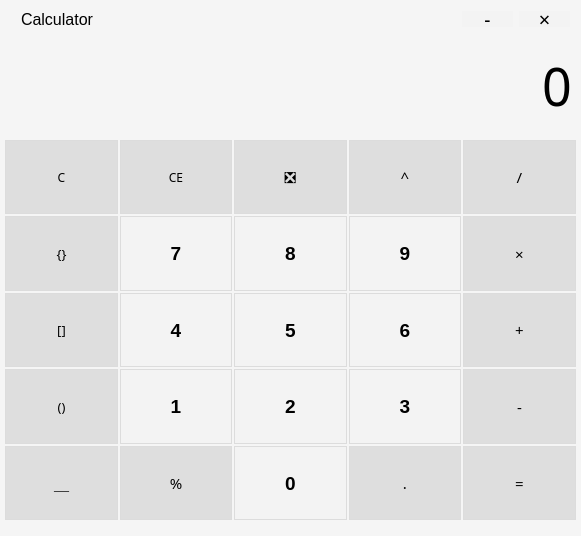
<?xml version="1.0" encoding="UTF-8"?>
<ui version="4.0">
 <class>MainWindow</class>
 <widget class="QMainWindow" name="MainWindow">
  <property name="windowModality">
   <enum>Qt::ApplicationModal</enum>
  </property>
  <property name="geometry">
   <rect>
    <x>0</x>
    <y>0</y>
    <width>581</width>
    <height>536</height>
   </rect>
  </property>
  <property name="minimumSize">
   <size>
    <width>581</width>
    <height>536</height>
   </size>
  </property>
  <property name="maximumSize">
   <size>
    <width>581</width>
    <height>536</height>
   </size>
  </property>
  <property name="palette">
   <palette>
    <active>
     <colorrole role="Button">
      <brush brushstyle="SolidPattern">
       <color alpha="255">
        <red>245</red>
        <green>245</green>
        <blue>245</blue>
       </color>
      </brush>
     </colorrole>
     <colorrole role="Base">
      <brush brushstyle="SolidPattern">
       <color alpha="255">
        <red>245</red>
        <green>245</green>
        <blue>245</blue>
       </color>
      </brush>
     </colorrole>
     <colorrole role="Window">
      <brush brushstyle="SolidPattern">
       <color alpha="255">
        <red>245</red>
        <green>245</green>
        <blue>245</blue>
       </color>
      </brush>
     </colorrole>
    </active>
    <inactive>
     <colorrole role="Button">
      <brush brushstyle="SolidPattern">
       <color alpha="255">
        <red>245</red>
        <green>245</green>
        <blue>245</blue>
       </color>
      </brush>
     </colorrole>
     <colorrole role="Base">
      <brush brushstyle="SolidPattern">
       <color alpha="255">
        <red>245</red>
        <green>245</green>
        <blue>245</blue>
       </color>
      </brush>
     </colorrole>
     <colorrole role="Window">
      <brush brushstyle="SolidPattern">
       <color alpha="255">
        <red>245</red>
        <green>245</green>
        <blue>245</blue>
       </color>
      </brush>
     </colorrole>
    </inactive>
    <disabled>
     <colorrole role="Button">
      <brush brushstyle="SolidPattern">
       <color alpha="255">
        <red>245</red>
        <green>245</green>
        <blue>245</blue>
       </color>
      </brush>
     </colorrole>
     <colorrole role="Base">
      <brush brushstyle="SolidPattern">
       <color alpha="255">
        <red>245</red>
        <green>245</green>
        <blue>245</blue>
       </color>
      </brush>
     </colorrole>
     <colorrole role="Window">
      <brush brushstyle="SolidPattern">
       <color alpha="255">
        <red>245</red>
        <green>245</green>
        <blue>245</blue>
       </color>
      </brush>
     </colorrole>
    </disabled>
   </palette>
  </property>
  <property name="font">
   <font>
    <pointsize>10</pointsize>
   </font>
  </property>
  <property name="mouseTracking">
   <bool>true</bool>
  </property>
  <property name="contextMenuPolicy">
   <enum>Qt::DefaultContextMenu</enum>
  </property>
  <property name="acceptDrops">
   <bool>true</bool>
  </property>
  <property name="windowTitle">
   <string/>
  </property>
  <property name="windowOpacity">
   <double>0.870000000000000</double>
  </property>
  <property name="layoutDirection">
   <enum>Qt::LeftToRight</enum>
  </property>
  <property name="styleSheet">
   <string notr="true">background:rgb(245,245,245);</string>
  </property>
  <property name="iconSize">
   <size>
    <width>0</width>
    <height>0</height>
   </size>
  </property>
  <property name="toolButtonStyle">
   <enum>Qt::ToolButtonTextOnly</enum>
  </property>
  <property name="dockOptions">
   <set>QMainWindow::AllowTabbedDocks|QMainWindow::AnimatedDocks</set>
  </property>
  <widget class="QWidget" name="MainWidget">
   <property name="focusPolicy">
    <enum>Qt::NoFocus</enum>
   </property>
   <property name="contextMenuPolicy">
    <enum>Qt::DefaultContextMenu</enum>
   </property>
   <property name="layoutDirection">
    <enum>Qt::LeftToRight</enum>
   </property>
   <property name="styleSheet">
    <string notr="true"/>
   </property>
   <widget class="QWidget" name="gridLayoutWidget">
    <property name="geometry">
     <rect>
      <x>0</x>
      <y>140</y>
      <width>581</width>
      <height>391</height>
     </rect>
    </property>
    <property name="focusPolicy">
     <enum>Qt::StrongFocus</enum>
    </property>
    <layout class="QGridLayout" name="keyboard">
     <property name="sizeConstraint">
      <enum>QLayout::SetDefaultConstraint</enum>
     </property>
     <property name="leftMargin">
      <number>5</number>
     </property>
     <property name="topMargin">
      <number>0</number>
     </property>
     <property name="rightMargin">
      <number>5</number>
     </property>
     <property name="spacing">
      <number>2</number>
     </property>
     <item row="1" column="3">
      <widget class="QPushButton" name="num9">
       <property name="sizePolicy">
        <sizepolicy hsizetype="Expanding" vsizetype="Expanding">
         <horstretch>0</horstretch>
         <verstretch>0</verstretch>
        </sizepolicy>
       </property>
       <property name="minimumSize">
        <size>
         <width>0</width>
         <height>0</height>
        </size>
       </property>
       <property name="font">
        <font>
         <family>Nirmala UI</family>
         <pointsize>14</pointsize>
         <weight>75</weight>
         <bold>true</bold>
        </font>
       </property>
       <property name="focusPolicy">
        <enum>Qt::StrongFocus</enum>
       </property>
       <property name="styleSheet">
        <string notr="true">border:1px groove rgb(220,220,220);
background-color:rgb(243,243,243);</string>
       </property>
       <property name="text">
        <string>9</string>
       </property>
      </widget>
     </item>
     <item row="0" column="3">
      <widget class="QPushButton" name="pow">
       <property name="sizePolicy">
        <sizepolicy hsizetype="Expanding" vsizetype="Expanding">
         <horstretch>0</horstretch>
         <verstretch>0</verstretch>
        </sizepolicy>
       </property>
       <property name="minimumSize">
        <size>
         <width>0</width>
         <height>0</height>
        </size>
       </property>
       <property name="baseSize">
        <size>
         <width>0</width>
         <height>0</height>
        </size>
       </property>
       <property name="font">
        <font>
         <family>微软雅黑</family>
         <pointsize>11</pointsize>
         <weight>50</weight>
         <bold>false</bold>
        </font>
       </property>
       <property name="focusPolicy">
        <enum>Qt::StrongFocus</enum>
       </property>
       <property name="toolTip">
        <string/>
       </property>
       <property name="autoFillBackground">
        <bool>false</bool>
       </property>
       <property name="styleSheet">
        <string notr="true">border:1px groove rgb(220,220,220);
background-color:rgb(222,222,222);</string>
       </property>
       <property name="text">
        <string>^</string>
       </property>
      </widget>
     </item>
     <item row="3" column="1">
      <widget class="QPushButton" name="num1">
       <property name="sizePolicy">
        <sizepolicy hsizetype="Expanding" vsizetype="Expanding">
         <horstretch>0</horstretch>
         <verstretch>0</verstretch>
        </sizepolicy>
       </property>
       <property name="minimumSize">
        <size>
         <width>0</width>
         <height>0</height>
        </size>
       </property>
       <property name="font">
        <font>
         <family>Nirmala UI</family>
         <pointsize>14</pointsize>
         <weight>75</weight>
         <bold>true</bold>
        </font>
       </property>
       <property name="focusPolicy">
        <enum>Qt::StrongFocus</enum>
       </property>
       <property name="styleSheet">
        <string notr="true">border:1px groove rgb(220,220,220);

background-color:rgb(243,243,243);</string>
       </property>
       <property name="text">
        <string>1</string>
       </property>
      </widget>
     </item>
     <item row="4" column="3">
      <widget class="QPushButton" name="dot">
       <property name="sizePolicy">
        <sizepolicy hsizetype="Expanding" vsizetype="Expanding">
         <horstretch>0</horstretch>
         <verstretch>0</verstretch>
        </sizepolicy>
       </property>
       <property name="minimumSize">
        <size>
         <width>0</width>
         <height>0</height>
        </size>
       </property>
       <property name="baseSize">
        <size>
         <width>0</width>
         <height>0</height>
        </size>
       </property>
       <property name="font">
        <font>
         <family>微软雅黑</family>
         <pointsize>11</pointsize>
         <weight>50</weight>
         <bold>false</bold>
        </font>
       </property>
       <property name="focusPolicy">
        <enum>Qt::StrongFocus</enum>
       </property>
       <property name="toolTip">
        <string/>
       </property>
       <property name="autoFillBackground">
        <bool>false</bool>
       </property>
       <property name="styleSheet">
        <string notr="true">border:1px groove rgb(220,220,220);
background-color:rgb(222,222,222);</string>
       </property>
       <property name="text">
        <string>.</string>
       </property>
      </widget>
     </item>
     <item row="0" column="4">
      <widget class="QPushButton" name="divide">
       <property name="sizePolicy">
        <sizepolicy hsizetype="Expanding" vsizetype="Expanding">
         <horstretch>0</horstretch>
         <verstretch>0</verstretch>
        </sizepolicy>
       </property>
       <property name="minimumSize">
        <size>
         <width>0</width>
         <height>0</height>
        </size>
       </property>
       <property name="baseSize">
        <size>
         <width>0</width>
         <height>0</height>
        </size>
       </property>
       <property name="font">
        <font>
         <family>微软雅黑</family>
         <pointsize>11</pointsize>
         <weight>50</weight>
         <bold>false</bold>
        </font>
       </property>
       <property name="focusPolicy">
        <enum>Qt::StrongFocus</enum>
       </property>
       <property name="toolTip">
        <string/>
       </property>
       <property name="autoFillBackground">
        <bool>false</bool>
       </property>
       <property name="styleSheet">
        <string notr="true">border:1px groove rgb(220,220,220);
background-color:rgb(222,222,222);</string>
       </property>
       <property name="text">
        <string>/</string>
       </property>
      </widget>
     </item>
     <item row="2" column="3">
      <widget class="QPushButton" name="num6">
       <property name="sizePolicy">
        <sizepolicy hsizetype="Expanding" vsizetype="Expanding">
         <horstretch>0</horstretch>
         <verstretch>0</verstretch>
        </sizepolicy>
       </property>
       <property name="minimumSize">
        <size>
         <width>0</width>
         <height>0</height>
        </size>
       </property>
       <property name="font">
        <font>
         <family>Nirmala UI</family>
         <pointsize>14</pointsize>
         <weight>75</weight>
         <bold>true</bold>
        </font>
       </property>
       <property name="focusPolicy">
        <enum>Qt::StrongFocus</enum>
       </property>
       <property name="styleSheet">
        <string notr="true">border:1px groove rgb(220,220,220);

background-color:rgb(243,243,243);</string>
       </property>
       <property name="text">
        <string>6</string>
       </property>
      </widget>
     </item>
     <item row="1" column="1">
      <widget class="QPushButton" name="num7">
       <property name="sizePolicy">
        <sizepolicy hsizetype="Expanding" vsizetype="Expanding">
         <horstretch>0</horstretch>
         <verstretch>0</verstretch>
        </sizepolicy>
       </property>
       <property name="minimumSize">
        <size>
         <width>0</width>
         <height>0</height>
        </size>
       </property>
       <property name="font">
        <font>
         <family>Nirmala UI</family>
         <pointsize>14</pointsize>
         <weight>75</weight>
         <bold>true</bold>
        </font>
       </property>
       <property name="focusPolicy">
        <enum>Qt::ClickFocus</enum>
       </property>
       <property name="styleSheet">
        <string notr="true">border:1px groove rgb(220,220,220);
background-color:rgb(243,243,243);</string>
       </property>
       <property name="text">
        <string>7</string>
       </property>
      </widget>
     </item>
     <item row="0" column="2">
      <widget class="QPushButton" name="backspace">
       <property name="sizePolicy">
        <sizepolicy hsizetype="Expanding" vsizetype="Expanding">
         <horstretch>0</horstretch>
         <verstretch>0</verstretch>
        </sizepolicy>
       </property>
       <property name="minimumSize">
        <size>
         <width>0</width>
         <height>0</height>
        </size>
       </property>
       <property name="baseSize">
        <size>
         <width>0</width>
         <height>0</height>
        </size>
       </property>
       <property name="font">
        <font>
         <family>微软雅黑</family>
         <pointsize>11</pointsize>
         <weight>50</weight>
         <bold>false</bold>
        </font>
       </property>
       <property name="focusPolicy">
        <enum>Qt::StrongFocus</enum>
       </property>
       <property name="toolTip">
        <string/>
       </property>
       <property name="autoFillBackground">
        <bool>false</bool>
       </property>
       <property name="styleSheet">
        <string notr="true">border:1px groove rgb(220,220,220);
background-color:rgb(222,222,222);</string>
       </property>
       <property name="text">
        <string>❎</string>
       </property>
      </widget>
     </item>
     <item row="3" column="3">
      <widget class="QPushButton" name="num3">
       <property name="sizePolicy">
        <sizepolicy hsizetype="Expanding" vsizetype="Expanding">
         <horstretch>0</horstretch>
         <verstretch>0</verstretch>
        </sizepolicy>
       </property>
       <property name="minimumSize">
        <size>
         <width>0</width>
         <height>0</height>
        </size>
       </property>
       <property name="font">
        <font>
         <family>Nirmala UI</family>
         <pointsize>14</pointsize>
         <weight>75</weight>
         <bold>true</bold>
        </font>
       </property>
       <property name="focusPolicy">
        <enum>Qt::StrongFocus</enum>
       </property>
       <property name="styleSheet">
        <string notr="true">border:1px groove rgb(220,220,220);

background-color:rgb(243,243,243);</string>
       </property>
       <property name="text">
        <string>3</string>
       </property>
      </widget>
     </item>
     <item row="2" column="2">
      <widget class="QPushButton" name="num5">
       <property name="sizePolicy">
        <sizepolicy hsizetype="Expanding" vsizetype="Expanding">
         <horstretch>0</horstretch>
         <verstretch>0</verstretch>
        </sizepolicy>
       </property>
       <property name="minimumSize">
        <size>
         <width>0</width>
         <height>0</height>
        </size>
       </property>
       <property name="font">
        <font>
         <family>Nirmala UI</family>
         <pointsize>14</pointsize>
         <weight>75</weight>
         <bold>true</bold>
        </font>
       </property>
       <property name="focusPolicy">
        <enum>Qt::StrongFocus</enum>
       </property>
       <property name="styleSheet">
        <string notr="true">border:1px groove rgb(220,220,220);

background-color:rgb(243,243,243);</string>
       </property>
       <property name="text">
        <string>5</string>
       </property>
      </widget>
     </item>
     <item row="4" column="4">
      <widget class="QPushButton" name="equal">
       <property name="sizePolicy">
        <sizepolicy hsizetype="Expanding" vsizetype="Expanding">
         <horstretch>0</horstretch>
         <verstretch>0</verstretch>
        </sizepolicy>
       </property>
       <property name="minimumSize">
        <size>
         <width>0</width>
         <height>0</height>
        </size>
       </property>
       <property name="baseSize">
        <size>
         <width>0</width>
         <height>0</height>
        </size>
       </property>
       <property name="font">
        <font>
         <family>微软雅黑</family>
         <pointsize>11</pointsize>
         <weight>50</weight>
         <bold>false</bold>
        </font>
       </property>
       <property name="focusPolicy">
        <enum>Qt::StrongFocus</enum>
       </property>
       <property name="toolTip">
        <string/>
       </property>
       <property name="autoFillBackground">
        <bool>false</bool>
       </property>
       <property name="styleSheet">
        <string notr="true">border:1px groove rgb(220,220,220);
background-color:rgb(222,222,222);</string>
       </property>
       <property name="text">
        <string>=</string>
       </property>
      </widget>
     </item>
     <item row="2" column="1">
      <widget class="QPushButton" name="num4">
       <property name="sizePolicy">
        <sizepolicy hsizetype="Expanding" vsizetype="Expanding">
         <horstretch>0</horstretch>
         <verstretch>0</verstretch>
        </sizepolicy>
       </property>
       <property name="minimumSize">
        <size>
         <width>0</width>
         <height>0</height>
        </size>
       </property>
       <property name="font">
        <font>
         <family>Nirmala UI</family>
         <pointsize>14</pointsize>
         <weight>75</weight>
         <bold>true</bold>
        </font>
       </property>
       <property name="focusPolicy">
        <enum>Qt::StrongFocus</enum>
       </property>
       <property name="styleSheet">
        <string notr="true">border:1px groove rgb(220,220,220);

background-color:rgb(243,243,243);</string>
       </property>
       <property name="text">
        <string>4</string>
       </property>
      </widget>
     </item>
     <item row="3" column="4">
      <widget class="QPushButton" name="minus">
       <property name="sizePolicy">
        <sizepolicy hsizetype="Expanding" vsizetype="Expanding">
         <horstretch>0</horstretch>
         <verstretch>0</verstretch>
        </sizepolicy>
       </property>
       <property name="minimumSize">
        <size>
         <width>0</width>
         <height>0</height>
        </size>
       </property>
       <property name="baseSize">
        <size>
         <width>0</width>
         <height>0</height>
        </size>
       </property>
       <property name="font">
        <font>
         <family>微软雅黑</family>
         <pointsize>11</pointsize>
         <weight>50</weight>
         <bold>false</bold>
        </font>
       </property>
       <property name="focusPolicy">
        <enum>Qt::StrongFocus</enum>
       </property>
       <property name="toolTip">
        <string/>
       </property>
       <property name="autoFillBackground">
        <bool>false</bool>
       </property>
       <property name="styleSheet">
        <string notr="true">border:1px groove rgb(220,220,220);
background-color:rgb(222,222,222);</string>
       </property>
       <property name="text">
        <string>-</string>
       </property>
      </widget>
     </item>
     <item row="2" column="4">
      <widget class="QPushButton" name="plus">
       <property name="sizePolicy">
        <sizepolicy hsizetype="Expanding" vsizetype="Expanding">
         <horstretch>0</horstretch>
         <verstretch>0</verstretch>
        </sizepolicy>
       </property>
       <property name="minimumSize">
        <size>
         <width>0</width>
         <height>0</height>
        </size>
       </property>
       <property name="baseSize">
        <size>
         <width>0</width>
         <height>0</height>
        </size>
       </property>
       <property name="font">
        <font>
         <family>微软雅黑</family>
         <pointsize>11</pointsize>
         <weight>50</weight>
         <bold>false</bold>
        </font>
       </property>
       <property name="focusPolicy">
        <enum>Qt::StrongFocus</enum>
       </property>
       <property name="toolTip">
        <string/>
       </property>
       <property name="autoFillBackground">
        <bool>false</bool>
       </property>
       <property name="styleSheet">
        <string notr="true">border:1px groove rgb(220,220,220);
background-color:rgb(222,222,222);</string>
       </property>
       <property name="text">
        <string>+</string>
       </property>
      </widget>
     </item>
     <item row="3" column="2">
      <widget class="QPushButton" name="num2">
       <property name="sizePolicy">
        <sizepolicy hsizetype="Expanding" vsizetype="Expanding">
         <horstretch>0</horstretch>
         <verstretch>0</verstretch>
        </sizepolicy>
       </property>
       <property name="minimumSize">
        <size>
         <width>0</width>
         <height>0</height>
        </size>
       </property>
       <property name="font">
        <font>
         <family>Nirmala UI</family>
         <pointsize>14</pointsize>
         <weight>75</weight>
         <bold>true</bold>
        </font>
       </property>
       <property name="focusPolicy">
        <enum>Qt::StrongFocus</enum>
       </property>
       <property name="styleSheet">
        <string notr="true">border:1px groove rgb(220,220,220);

background-color:rgb(243,243,243);</string>
       </property>
       <property name="text">
        <string>2</string>
       </property>
      </widget>
     </item>
     <item row="4" column="1">
      <widget class="QPushButton" name="percent">
       <property name="sizePolicy">
        <sizepolicy hsizetype="Expanding" vsizetype="Expanding">
         <horstretch>0</horstretch>
         <verstretch>0</verstretch>
        </sizepolicy>
       </property>
       <property name="minimumSize">
        <size>
         <width>0</width>
         <height>0</height>
        </size>
       </property>
       <property name="baseSize">
        <size>
         <width>0</width>
         <height>0</height>
        </size>
       </property>
       <property name="font">
        <font>
         <family>微软雅黑</family>
         <pointsize>11</pointsize>
         <weight>50</weight>
         <bold>false</bold>
        </font>
       </property>
       <property name="focusPolicy">
        <enum>Qt::StrongFocus</enum>
       </property>
       <property name="toolTip">
        <string/>
       </property>
       <property name="autoFillBackground">
        <bool>false</bool>
       </property>
       <property name="styleSheet">
        <string notr="true">border:1px groove rgb(220,220,220);
background-color:rgb(222,222,222);</string>
       </property>
       <property name="text">
        <string>%</string>
       </property>
      </widget>
     </item>
     <item row="1" column="2">
      <widget class="QPushButton" name="num8">
       <property name="sizePolicy">
        <sizepolicy hsizetype="Expanding" vsizetype="Expanding">
         <horstretch>0</horstretch>
         <verstretch>0</verstretch>
        </sizepolicy>
       </property>
       <property name="minimumSize">
        <size>
         <width>0</width>
         <height>0</height>
        </size>
       </property>
       <property name="font">
        <font>
         <family>Nirmala UI</family>
         <pointsize>14</pointsize>
         <weight>75</weight>
         <bold>true</bold>
        </font>
       </property>
       <property name="focusPolicy">
        <enum>Qt::StrongFocus</enum>
       </property>
       <property name="styleSheet">
        <string notr="true">border:1px groove rgb(220,220,220);

background-color:rgb(243,243,243);</string>
       </property>
       <property name="text">
        <string>8</string>
       </property>
      </widget>
     </item>
     <item row="4" column="2">
      <widget class="QPushButton" name="num0">
       <property name="enabled">
        <bool>true</bool>
       </property>
       <property name="sizePolicy">
        <sizepolicy hsizetype="Expanding" vsizetype="Expanding">
         <horstretch>0</horstretch>
         <verstretch>0</verstretch>
        </sizepolicy>
       </property>
       <property name="minimumSize">
        <size>
         <width>0</width>
         <height>0</height>
        </size>
       </property>
       <property name="font">
        <font>
         <family>Nirmala UI</family>
         <pointsize>14</pointsize>
         <weight>75</weight>
         <bold>true</bold>
        </font>
       </property>
       <property name="focusPolicy">
        <enum>Qt::StrongFocus</enum>
       </property>
       <property name="styleSheet">
        <string notr="true">border:1px groove rgb(220,220,220);

background-color:rgb(243,243,243);</string>
       </property>
       <property name="text">
        <string>0</string>
       </property>
      </widget>
     </item>
     <item row="1" column="4">
      <widget class="QPushButton" name="mutiply">
       <property name="sizePolicy">
        <sizepolicy hsizetype="Expanding" vsizetype="Expanding">
         <horstretch>0</horstretch>
         <verstretch>0</verstretch>
        </sizepolicy>
       </property>
       <property name="minimumSize">
        <size>
         <width>0</width>
         <height>0</height>
        </size>
       </property>
       <property name="baseSize">
        <size>
         <width>0</width>
         <height>0</height>
        </size>
       </property>
       <property name="font">
        <font>
         <family>微软雅黑</family>
         <pointsize>11</pointsize>
         <weight>50</weight>
         <bold>false</bold>
        </font>
       </property>
       <property name="focusPolicy">
        <enum>Qt::StrongFocus</enum>
       </property>
       <property name="toolTip">
        <string/>
       </property>
       <property name="autoFillBackground">
        <bool>false</bool>
       </property>
       <property name="styleSheet">
        <string notr="true">border:1px groove rgb(220,220,220);
background-color:rgb(222,222,222);</string>
       </property>
       <property name="text">
        <string>×</string>
       </property>
      </widget>
     </item>
     <item row="4" column="0">
      <widget class="QPushButton" name="blank">
       <property name="sizePolicy">
        <sizepolicy hsizetype="Expanding" vsizetype="Expanding">
         <horstretch>0</horstretch>
         <verstretch>0</verstretch>
        </sizepolicy>
       </property>
       <property name="minimumSize">
        <size>
         <width>0</width>
         <height>0</height>
        </size>
       </property>
       <property name="baseSize">
        <size>
         <width>0</width>
         <height>0</height>
        </size>
       </property>
       <property name="font">
        <font>
         <family>Rockwell</family>
         <pointsize>11</pointsize>
         <weight>50</weight>
         <bold>false</bold>
        </font>
       </property>
       <property name="focusPolicy">
        <enum>Qt::StrongFocus</enum>
       </property>
       <property name="toolTip">
        <string/>
       </property>
       <property name="autoFillBackground">
        <bool>false</bool>
       </property>
       <property name="styleSheet">
        <string notr="true">border:1px groove rgb(220,220,220);
background-color:rgb(222,222,222);</string>
       </property>
       <property name="text">
        <string>＿</string>
       </property>
      </widget>
     </item>
     <item row="1" column="0">
      <widget class="QPushButton" name="brace">
       <property name="sizePolicy">
        <sizepolicy hsizetype="Expanding" vsizetype="Expanding">
         <horstretch>0</horstretch>
         <verstretch>0</verstretch>
        </sizepolicy>
       </property>
       <property name="minimumSize">
        <size>
         <width>0</width>
         <height>0</height>
        </size>
       </property>
       <property name="baseSize">
        <size>
         <width>0</width>
         <height>0</height>
        </size>
       </property>
       <property name="font">
        <font>
         <family>微软雅黑</family>
         <pointsize>10</pointsize>
         <weight>50</weight>
         <bold>false</bold>
        </font>
       </property>
       <property name="focusPolicy">
        <enum>Qt::StrongFocus</enum>
       </property>
       <property name="toolTip">
        <string/>
       </property>
       <property name="autoFillBackground">
        <bool>false</bool>
       </property>
       <property name="styleSheet">
        <string notr="true">border:1px groove rgb(220,220,220);
background-color:rgb(222,222,222);</string>
       </property>
       <property name="text">
        <string>{}</string>
       </property>
      </widget>
     </item>
     <item row="0" column="0">
      <widget class="QPushButton" name="C">
       <property name="sizePolicy">
        <sizepolicy hsizetype="Expanding" vsizetype="Expanding">
         <horstretch>0</horstretch>
         <verstretch>0</verstretch>
        </sizepolicy>
       </property>
       <property name="minimumSize">
        <size>
         <width>0</width>
         <height>0</height>
        </size>
       </property>
       <property name="baseSize">
        <size>
         <width>0</width>
         <height>0</height>
        </size>
       </property>
       <property name="font">
        <font>
         <family>微软雅黑</family>
         <pointsize>9</pointsize>
         <weight>50</weight>
         <bold>false</bold>
        </font>
       </property>
       <property name="focusPolicy">
        <enum>Qt::StrongFocus</enum>
       </property>
       <property name="toolTip">
        <string/>
       </property>
       <property name="autoFillBackground">
        <bool>false</bool>
       </property>
       <property name="styleSheet">
        <string notr="true">border:1px groove rgb(220,220,220);
background-color:rgb(222,222,222);</string>
       </property>
       <property name="text">
        <string>C</string>
       </property>
      </widget>
     </item>
     <item row="0" column="1">
      <widget class="QPushButton" name="CE">
       <property name="sizePolicy">
        <sizepolicy hsizetype="Expanding" vsizetype="Expanding">
         <horstretch>0</horstretch>
         <verstretch>0</verstretch>
        </sizepolicy>
       </property>
       <property name="minimumSize">
        <size>
         <width>0</width>
         <height>0</height>
        </size>
       </property>
       <property name="baseSize">
        <size>
         <width>0</width>
         <height>0</height>
        </size>
       </property>
       <property name="font">
        <font>
         <family>微软雅黑</family>
         <pointsize>9</pointsize>
         <weight>50</weight>
         <bold>false</bold>
        </font>
       </property>
       <property name="focusPolicy">
        <enum>Qt::StrongFocus</enum>
       </property>
       <property name="toolTip">
        <string/>
       </property>
       <property name="autoFillBackground">
        <bool>false</bool>
       </property>
       <property name="styleSheet">
        <string notr="true">border:1px groove rgb(220,220,220);
background-color:rgb(222,222,222);</string>
       </property>
       <property name="text">
        <string>CE</string>
       </property>
      </widget>
     </item>
     <item row="2" column="0">
      <widget class="QPushButton" name="bracket">
       <property name="sizePolicy">
        <sizepolicy hsizetype="Expanding" vsizetype="Expanding">
         <horstretch>0</horstretch>
         <verstretch>0</verstretch>
        </sizepolicy>
       </property>
       <property name="minimumSize">
        <size>
         <width>0</width>
         <height>0</height>
        </size>
       </property>
       <property name="baseSize">
        <size>
         <width>0</width>
         <height>0</height>
        </size>
       </property>
       <property name="font">
        <font>
         <family>微软雅黑</family>
         <pointsize>10</pointsize>
         <weight>50</weight>
         <bold>false</bold>
        </font>
       </property>
       <property name="focusPolicy">
        <enum>Qt::StrongFocus</enum>
       </property>
       <property name="toolTip">
        <string/>
       </property>
       <property name="autoFillBackground">
        <bool>false</bool>
       </property>
       <property name="styleSheet">
        <string notr="true">border:1px groove rgb(220,220,220);
background-color:rgb(222,222,222);</string>
       </property>
       <property name="text">
        <string>[]</string>
       </property>
      </widget>
     </item>
     <item row="3" column="0">
      <widget class="QPushButton" name="parentheses">
       <property name="sizePolicy">
        <sizepolicy hsizetype="Expanding" vsizetype="Expanding">
         <horstretch>0</horstretch>
         <verstretch>0</verstretch>
        </sizepolicy>
       </property>
       <property name="minimumSize">
        <size>
         <width>0</width>
         <height>0</height>
        </size>
       </property>
       <property name="baseSize">
        <size>
         <width>0</width>
         <height>0</height>
        </size>
       </property>
       <property name="font">
        <font>
         <family>微软雅黑</family>
         <pointsize>10</pointsize>
         <weight>50</weight>
         <bold>false</bold>
        </font>
       </property>
       <property name="focusPolicy">
        <enum>Qt::StrongFocus</enum>
       </property>
       <property name="toolTip">
        <string/>
       </property>
       <property name="autoFillBackground">
        <bool>false</bool>
       </property>
       <property name="styleSheet">
        <string notr="true">border:1px groove rgb(220,220,220);
background-color:rgb(222,222,222);</string>
       </property>
       <property name="text">
        <string>()</string>
       </property>
      </widget>
     </item>
    </layout>
   </widget>
   <widget class="QWidget" name="horizontalLayoutWidget">
    <property name="geometry">
     <rect>
      <x>0</x>
      <y>0</y>
      <width>581</width>
      <height>38</height>
     </rect>
    </property>
    <layout class="QHBoxLayout" name="title">
     <item>
      <spacer name="horizontalSpacer_2">
       <property name="orientation">
        <enum>Qt::Horizontal</enum>
       </property>
       <property name="sizeType">
        <enum>QSizePolicy::Fixed</enum>
       </property>
       <property name="sizeHint" stdset="0">
        <size>
         <width>10</width>
         <height>20</height>
        </size>
       </property>
      </spacer>
     </item>
     <item>
      <widget class="QLabel" name="Calculator">
       <property name="font">
        <font>
         <family>Nirmala UI</family>
         <pointsize>12</pointsize>
        </font>
       </property>
       <property name="text">
        <string>Calculator</string>
       </property>
      </widget>
     </item>
     <item>
      <spacer name="bar">
       <property name="orientation">
        <enum>Qt::Horizontal</enum>
       </property>
       <property name="sizeType">
        <enum>QSizePolicy::Fixed</enum>
       </property>
       <property name="sizeHint" stdset="0">
        <size>
         <width>362</width>
         <height>36</height>
        </size>
       </property>
      </spacer>
     </item>
     <item>
      <widget class="QPushButton" name="minimize">
       <property name="sizePolicy">
        <sizepolicy hsizetype="Fixed" vsizetype="Fixed">
         <horstretch>0</horstretch>
         <verstretch>0</verstretch>
        </sizepolicy>
       </property>
       <property name="maximumSize">
        <size>
         <width>51</width>
         <height>21</height>
        </size>
       </property>
       <property name="font">
        <font>
         <family>OCR A Extended</family>
         <pointsize>14</pointsize>
        </font>
       </property>
       <property name="styleSheet">
        <string notr="true">border:10px  rgb(220,220,220);
background-color:rgb(243,243,243);</string>
       </property>
       <property name="text">
        <string>-</string>
       </property>
      </widget>
     </item>
     <item>
      <widget class="QPushButton" name="close">
       <property name="sizePolicy">
        <sizepolicy hsizetype="Fixed" vsizetype="Fixed">
         <horstretch>0</horstretch>
         <verstretch>0</verstretch>
        </sizepolicy>
       </property>
       <property name="maximumSize">
        <size>
         <width>51</width>
         <height>21</height>
        </size>
       </property>
       <property name="font">
        <font>
         <family>Myriad Pro</family>
         <pointsize>15</pointsize>
        </font>
       </property>
       <property name="contextMenuPolicy">
        <enum>Qt::CustomContextMenu</enum>
       </property>
       <property name="styleSheet">
        <string notr="true">border:10px  rgb(220,220,220);
background-color:rgb(243,243,243);</string>
       </property>
       <property name="text">
        <string>×</string>
       </property>
      </widget>
     </item>
    </layout>
   </widget>
   <widget class="QLineEdit" name="box">
    <property name="geometry">
     <rect>
      <x>4</x>
      <y>40</y>
      <width>572</width>
      <height>91</height>
     </rect>
    </property>
    <property name="sizePolicy">
     <sizepolicy hsizetype="Expanding" vsizetype="Fixed">
      <horstretch>0</horstretch>
      <verstretch>0</verstretch>
     </sizepolicy>
    </property>
    <property name="baseSize">
     <size>
      <width>0</width>
      <height>0</height>
     </size>
    </property>
    <property name="font">
     <font>
      <family>微软雅黑</family>
      <pointsize>39</pointsize>
      <weight>50</weight>
      <bold>false</bold>
      <strikeout>false</strikeout>
      <stylestrategy>PreferDefault</stylestrategy>
      <kerning>true</kerning>
     </font>
    </property>
    <property name="cursor">
     <cursorShape>ArrowCursor</cursorShape>
    </property>
    <property name="styleSheet">
     <string notr="true">border:0px groove rgb(243,243,243);
background-color:rgb(245,245,245);</string>
    </property>
    <property name="text">
     <string>0</string>
    </property>
    <property name="frame">
     <bool>true</bool>
    </property>
    <property name="cursorPosition">
     <number>1</number>
    </property>
    <property name="alignment">
     <set>Qt::AlignRight|Qt::AlignTrailing|Qt::AlignVCenter</set>
    </property>
    <property name="readOnly">
     <bool>true</bool>
    </property>
    <property name="placeholderText">
     <string/>
    </property>
    <property name="cursorMoveStyle">
     <enum>Qt::VisualMoveStyle</enum>
    </property>
   </widget>
  </widget>
 </widget>
 <layoutdefault spacing="6" margin="11"/>
 <resources/>
 <connections/>
</ui>
